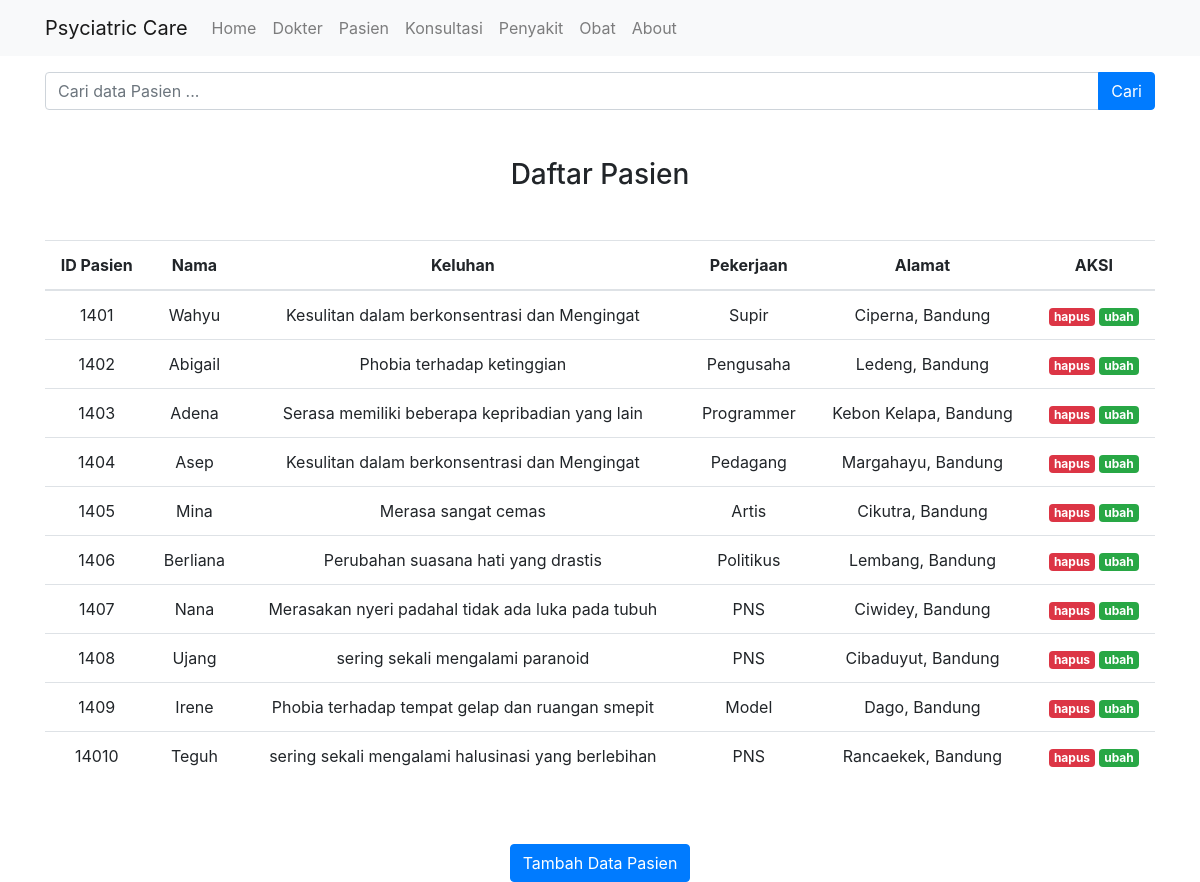
The app's page /index.php/pasien with its own data.
### tables this page shows
CREATE TABLE `pasien` (
  `id_pasien` int(11) NOT NULL,
  `nama_pasien` varchar(255) DEFAULT NULL,
  `keluhan` varchar(255) DEFAULT NULL,
  `pekerjaan` varchar(100) DEFAULT NULL,
  `alamat` varchar(255) DEFAULT NULL
);

### application/controllers/Pasien.php (called while the page is built, shortened)
<?php
class Pasien extends CI_Controller
{
	public function __construct()
	{
		$this->load->model('Pasien_model');
		$this->load->library('form_validation');
	}
	public function index()
	{
		$data['judul'] = 'Daftar Pasien';
		$data['pasien'] = $this->Pasien_model->getAllPasien();
		$this->load->view('templates/header', $data);
		$this->load->view('pasien/index', $data);
		$this->load->view('templates/footer');
	}
}

### index.php (called while the page is built, shortened)
<?php
require_once BASEPATH.'core/CodeIgniter.php';

### application/models/Pasien_model.php (called while the page is built, shortened)
<?php
class Pasien_model extends CI_model
{
	public function getAllPasien()
	{
		return $this->db->get('pasien')->result_array();
	}
}

### application/views/pasien/index.php (the view, shortened to what this page needs)
<div class="container">
    <div class="row mt-3">
        <div class="col md-6">
            <form action="" method="post">
                <div class="input-group">
                    <input type="text" class="form-control" placeholder="Cari data Pasien ... " name="keyword">
                    <div class="input-group-append">
                        <button class="btn btn-primary" type="submit">Cari</button>
                    </div>
                </div>
            </form>
        </div>
    </div>
    <div class="row mt-5">
        <div class="col">
            <h3 class="text-center">Daftar Pasien</h3>
            <table class="table mt-5">
                <thead>
                    <tr>
                        <th class="text-center" scope="col">ID Pasien</th>
                        <th class="text-center" scope="col">Nama</th>
                        <th class="text-center" scope="col">Keluhan</th>
                        <th class="text-center" scope="col">Pekerjaan</th>
                        <th class="text-center" scope="col">Alamat</th>
                        <th class="text-center" scope="col">AKSI</th>
                    </tr>
                </thead>
                <tbody>
                    <tr><?php foreach ($pasien as $psn) : ?>
                        <td class="text-center"><?= $psn['id_pasien']; ?></td>
                        <td class="text-center"><?= $psn['nama_pasien']; ?></td>
                        <td class="text-center"><?= $psn['keluhan']; ?></td>
                        <td class="text-center"><?= $psn['pekerjaan']; ?></td>
                        <td class="text-center"><?= $psn['alamat']; ?></td>
                        <td class="text-center">
                            <a href="<?= base_url(); ?>Pasien/hapus/<?= $psn['id_pasien'] ?>" class="badge badge-danger float-center" onclick="return confirm('Apakah anda yakin menghapus data ini?');" ?>hapus</a>
                            <a href="<?= base_url(); ?>Pasien/ubah/<?= $psn['id_pasien'] ?>" class="badge badge-success float-center" ?>ubah</a>
                        </td>
                    </tr>
                    <?php endforeach ?>
                </tbody>
            </table>
            <div class="row mt-3">
                <div class="col md-6 text-center mt-5">
                    <a href="<?= base_url(); ?>pasien/tambah " class="btn btn-primary">Tambah Data Pasien</a>
                </div>
            </div>
        </div>
    </div>
</div>

### records on screen
pasien: id_pasien "1401", nama_pasien "Wahyu", keluhan "Kesulitan dalam berkonsentrasi dan Mengingat", pekerjaan "Supir", alamat "Ciperna, Bandung"
pasien: id_pasien "1402", nama_pasien "Abigail", keluhan "Phobia terhadap ketinggian", pekerjaan "Pengusaha", alamat "Ledeng, Bandung"
pasien: id_pasien "1403", nama_pasien "Adena", keluhan "Serasa memiliki beberapa kepribadian yang lain", pekerjaan "Programmer", alamat "Kebon Kelapa, Bandung"
pasien: id_pasien "1404", nama_pasien "Asep", keluhan "Kesulitan dalam berkonsentrasi dan Mengingat", pekerjaan "Pedagang", alamat "Margahayu, Bandung"
pasien: id_pasien "1405", nama_pasien "Mina", keluhan "Merasa sangat cemas", pekerjaan "Artis", alamat "Cikutra, Bandung"
pasien: id_pasien "1406", nama_pasien "Berliana", keluhan "Perubahan suasana hati yang drastis", pekerjaan "Politikus", alamat "Lembang, Bandung"
pasien: id_pasien "1407", nama_pasien "Nana", keluhan "Merasakan nyeri padahal tidak ada luka pada tubuh", pekerjaan "PNS", alamat "Ciwidey, Bandung"
pasien: id_pasien "1408", nama_pasien "Ujang", keluhan "sering sekali mengalami paranoid", pekerjaan "PNS", alamat "Cibaduyut, Bandung"
pasien: id_pasien "1409", nama_pasien "Irene", keluhan "Phobia terhadap tempat gelap dan ruangan smepit", pekerjaan "Model", alamat "Dago, Bandung"
pasien: id_pasien "14010", nama_pasien "Teguh", keluhan "sering sekali mengalami halusinasi yang berlebihan", pekerjaan "PNS", alamat "Rancaekek, Bandung"
